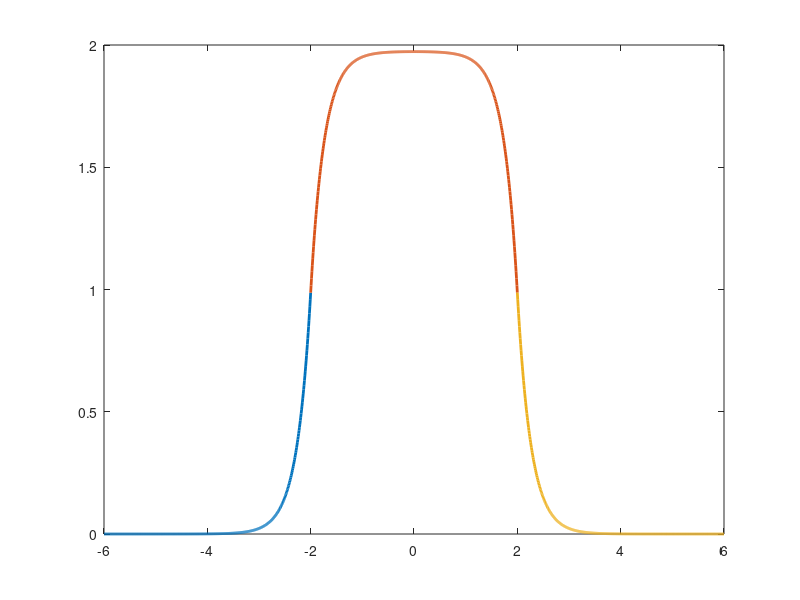

Write MATLAB code to recreate this figure. (Note: this script raises an error after producing the figure.)
% Solutions of the Krausz-Naka model of photoreceptor cell/horizontal cell
% interactions in the catfish retina. This only computes responses to
% steady inputs.

clear all
close all
clc

%% Response to a bar of width 2R, by direct calculation

% Usually alpha is a function of w, but here we're just setting it to be constant, to determine the resopnse to steady inputs.
% Just because it's easier.

alpha = 3.77;  
R = 2;
lh = 0.267;

x1 = linspace(-3*R,-R,500);
G1 = (1/(alpha*alpha*lh*lh))*abs(exp(-alpha*abs(x1+R)) - exp(-alpha*abs(x1-R)));
plot(x1,G1,'LineWidth',2)
hold on

x2 = linspace(-R,R,500);
G2 = (1/(alpha*alpha*lh*lh))*( 2 - (exp(-alpha*abs(x2-R)) + exp(-alpha*abs(x2+R)) ) );
plot(x2,G2,'LineWidth',2)

x3 = linspace(R,3*R,500);
G3 = (1/(alpha*alpha*lh*lh))*abs(exp(-alpha*abs(x3+R)) - exp(-alpha*abs(x3-R)));
plot(x3,G3,'LineWidth',2)


%% Response to a bar of width 2R, by convolution with the Green's function

p = @(x) heaviside(x+R).*heaviside(R-x);    % The stimulus. Redefine as needed
gg = @(x) (1/(alpha*lh*lh))*exp(-alpha*abs(x));   % The Green's function

x = linspace(-3*R,3*R,500);
dx = x(2)-x(1);

cc = conv(p(x),gg(x),'same')*dx;  % This uses the built-in Matlab convolution function. It's not obvious how to use it to do integrals.

plot(x,cc,'k--','LineWidth',2)
